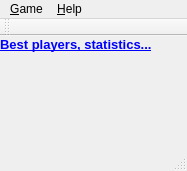
<?xml version="1.0" encoding="UTF-8"?>
<ui version="4.0">
 <class>TTTFHGui</class>
 <widget class="QMainWindow" name="TTTFHGui">
  <property name="geometry">
   <rect>
    <x>0</x>
    <y>0</y>
    <width>187</width>
    <height>171</height>
   </rect>
  </property>
  <property name="sizePolicy">
   <sizepolicy hsizetype="Minimum" vsizetype="Minimum">
    <horstretch>0</horstretch>
    <verstretch>0</verstretch>
   </sizepolicy>
  </property>
  <property name="windowTitle">
   <string>TicTacToe From Hell</string>
  </property>
  <property name="windowIcon">
   <iconset resource="Icons.qrc">
    <normaloff>:/main/tttfh.png</normaloff>:/main/tttfh.png</iconset>
  </property>
  <property name="styleSheet">
   <string notr="true"/>
  </property>
  <property name="documentMode">
   <bool>false</bool>
  </property>
  <widget class="QWidget" name="centralWidget">
   <property name="styleSheet">
    <string notr="true">background-image: url(:/main/back.png);
font: 9pt &quot;Comic Sans MS&quot;;</string>
   </property>
   <widget class="QLabel" name="wplabel">
    <property name="geometry">
     <rect>
      <x>0</x>
      <y>0</y>
      <width>500</width>
      <height>17</height>
     </rect>
    </property>
    <property name="text">
     <string>&lt;!DOCTYPE HTML PUBLIC &quot;-//W3C//DTD HTML 4.0//EN&quot; &quot;http://www.w3.org/TR/REC-html40/strict.dtd&quot;&gt;
&lt;html&gt;&lt;head&gt;&lt;meta name=&quot;qrichtext&quot; content=&quot;1&quot; /&gt;&lt;style type=&quot;text/css&quot;&gt;
p, li { white-space: pre-wrap; }
&lt;/style&gt;&lt;/head&gt;&lt;body style=&quot; font-family:'Comic Sans MS'; font-size:9pt; font-weight:400; font-style:normal;&quot;&gt;
&lt;p style=&quot; margin-top:0px; margin-bottom:0px; margin-left:0px; margin-right:0px; -qt-block-indent:0; text-indent:0px;&quot;&gt;&lt;a href=&quot;http://tttfh.sourceforge.net/&quot;&gt;&lt;span style=&quot; font-size:10pt; font-weight:600; text-decoration: underline; color:#0000ff;&quot;&gt;Best players, statistics...&lt;/span&gt;&lt;/a&gt;&lt;/p&gt;&lt;/body&gt;&lt;/html&gt;</string>
    </property>
    <property name="alignment">
     <set>Qt::AlignLeading|Qt::AlignLeft|Qt::AlignVCenter</set>
    </property>
    <property name="openExternalLinks">
     <bool>true</bool>
    </property>
   </widget>
  </widget>
  <widget class="QMenuBar" name="menuBar">
   <property name="geometry">
    <rect>
     <x>0</x>
     <y>0</y>
     <width>187</width>
     <height>25</height>
    </rect>
   </property>
   <widget class="QMenu" name="menuHelp">
    <property name="title">
     <string>&amp;Help</string>
    </property>
    <property name="separatorsCollapsible">
     <bool>false</bool>
    </property>
    <addaction name="aboutQT"/>
    <addaction name="actionAbout"/>
   </widget>
   <widget class="QMenu" name="menuFile">
    <property name="contextMenuPolicy">
     <enum>Qt::DefaultContextMenu</enum>
    </property>
    <property name="title">
     <string>&amp;Game</string>
    </property>
    <addaction name="actionNew"/>
    <addaction name="actionNet"/>
    <addaction name="actionQuick_Rules"/>
    <addaction name="actionRestart"/>
    <addaction name="separator"/>
    <addaction name="actionExit"/>
   </widget>
   <addaction name="menuFile"/>
   <addaction name="menuHelp"/>
  </widget>
  <widget class="QToolBar" name="mainToolBar">
   <property name="contextMenuPolicy">
    <enum>Qt::ActionsContextMenu</enum>
   </property>
   <property name="iconSize">
    <size>
     <width>36</width>
     <height>36</height>
    </size>
   </property>
   <property name="toolButtonStyle">
    <enum>Qt::ToolButtonIconOnly</enum>
   </property>
   <attribute name="toolBarArea">
    <enum>TopToolBarArea</enum>
   </attribute>
   <attribute name="toolBarBreak">
    <bool>false</bool>
   </attribute>
  </widget>
  <widget class="QStatusBar" name="statusBar">
   <property name="font">
    <font>
     <pointsize>8</pointsize>
    </font>
   </property>
   <property name="layoutDirection">
    <enum>Qt::LeftToRight</enum>
   </property>
  </widget>
  <action name="actionNew">
   <property name="icon">
    <iconset resource="Icons.qrc">
     <normaloff>:/main/newSession.png</normaloff>:/main/newSession.png</iconset>
   </property>
   <property name="text">
    <string>New &amp;Match</string>
   </property>
   <property name="shortcut">
    <string>Ctrl+N</string>
   </property>
  </action>
  <action name="actionExit">
   <property name="icon">
    <iconset resource="Icons.qrc">
     <normaloff>:/main/exit.png</normaloff>:/main/exit.png</iconset>
   </property>
   <property name="text">
    <string>&amp;Exit</string>
   </property>
   <property name="toolTip">
    <string>Exit</string>
   </property>
   <property name="shortcut">
    <string>Ctrl+Q</string>
   </property>
  </action>
  <action name="actionAbout">
   <property name="icon">
    <iconset resource="Icons.qrc">
     <normaloff>:/main/tttfh.png</normaloff>:/main/tttfh.png</iconset>
   </property>
   <property name="text">
    <string>&amp;About...</string>
   </property>
  </action>
  <action name="actionRestart">
   <property name="icon">
    <iconset resource="Icons.qrc">
     <normaloff>:/main/newGame.png</normaloff>:/main/newGame.png</iconset>
   </property>
   <property name="text">
    <string>&amp;Restart Set</string>
   </property>
   <property name="shortcut">
    <string>Ctrl+R</string>
   </property>
  </action>
  <action name="actionQuick_Rules">
   <property name="icon">
    <iconset resource="Icons.qrc">
     <normaloff>:/main/quickSession.png</normaloff>:/main/quickSession.png</iconset>
   </property>
   <property name="text">
    <string>&amp;Quick Rules</string>
   </property>
   <property name="shortcut">
    <string>Ctrl+K</string>
   </property>
  </action>
  <action name="actionNet">
   <property name="icon">
    <iconset resource="Icons.qrc">
     <normaloff>:/main/net.png</normaloff>:/main/net.png</iconset>
   </property>
   <property name="text">
    <string>&amp;Net Match</string>
   </property>
   <property name="shortcut">
    <string>Ctrl+W</string>
   </property>
  </action>
  <action name="aboutQT">
   <property name="text">
    <string>About &amp;Qt...</string>
   </property>
  </action>
 </widget>
 <layoutdefault spacing="6" margin="11"/>
 <resources>
  <include location="Icons.qrc"/>
 </resources>
 <connections>
  <connection>
   <sender>actionExit</sender>
   <signal>activated()</signal>
   <receiver>TTTFHGui</receiver>
   <slot>close()</slot>
   <hints>
    <hint type="sourcelabel">
     <x>-1</x>
     <y>-1</y>
    </hint>
    <hint type="destinationlabel">
     <x>299</x>
     <y>199</y>
    </hint>
   </hints>
  </connection>
 </connections>
 <slots>
  <slot>sendLogout()</slot>
 </slots>
</ui>
